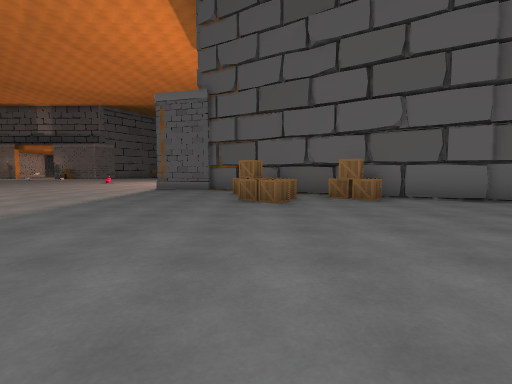
View 1 (above)

24 first-person views from a walk through a scene from a Unity 3-D project. The camera is 1.2 m above the floor, tilts 4° down and sees 85° across. The floor is counted in squares, 2 m on a side. Each view is taken from the middle of a square. On the plan, view 1 faces up. The plan holds only what a view shows up to about 9 squares ahead; the rest is blank. The place goes on beyond the plan. The player character is not drawn. Some animated figures are left out. Some surface patterns are stand-ins.

View 2
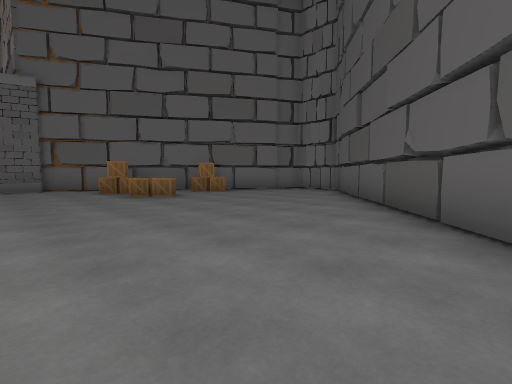

View 3
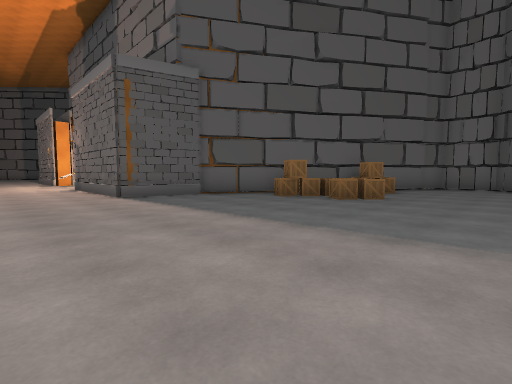

View 4
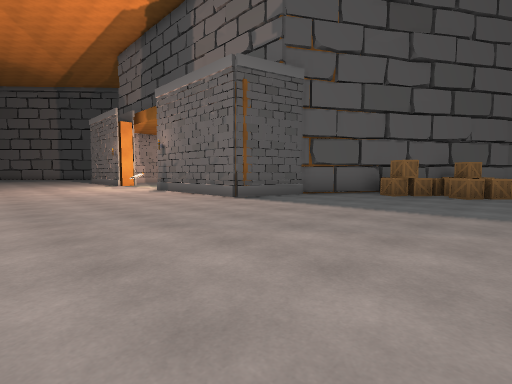

View 5
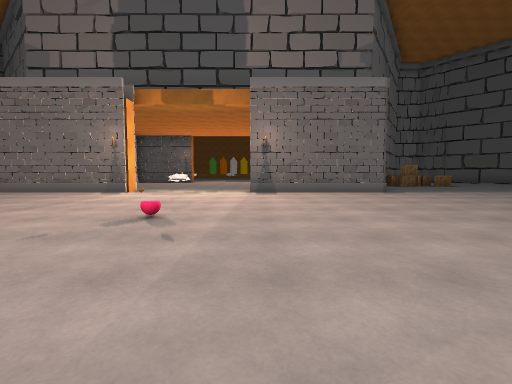

View 6
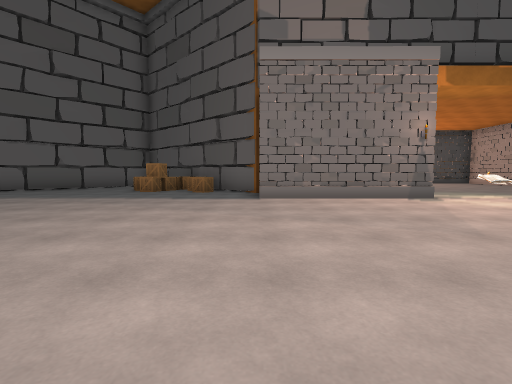

View 7
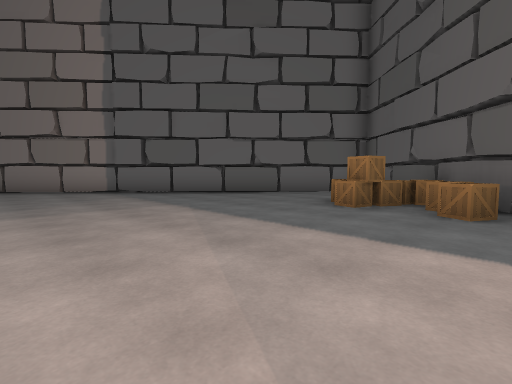

View 8
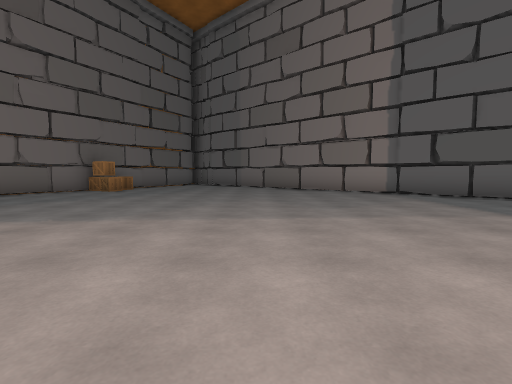

View 9
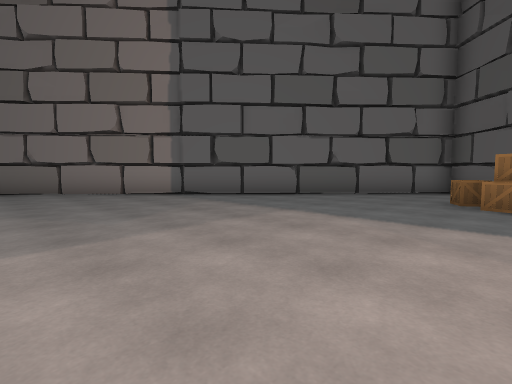

View 10
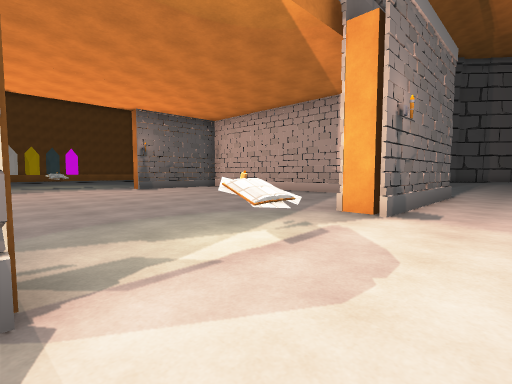

View 11
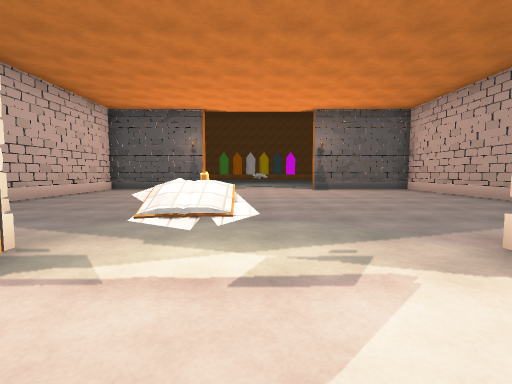

View 12
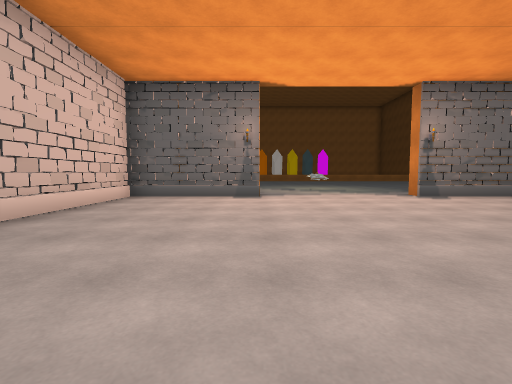

View 13
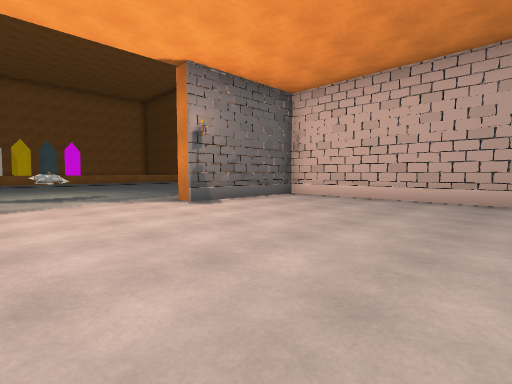

View 14
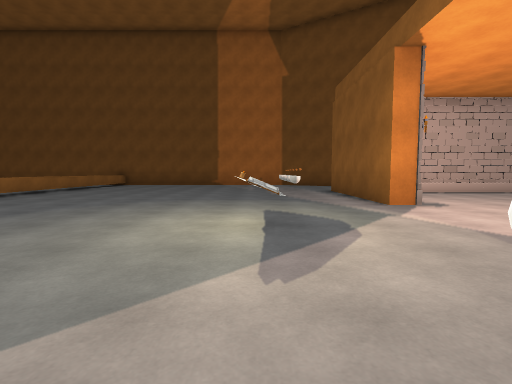

View 15
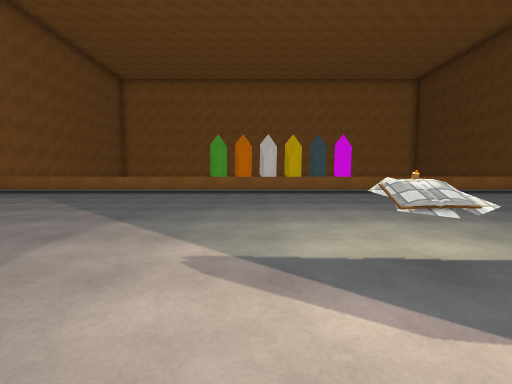

View 16
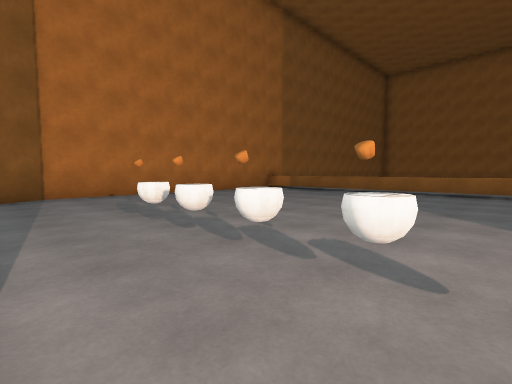

View 17
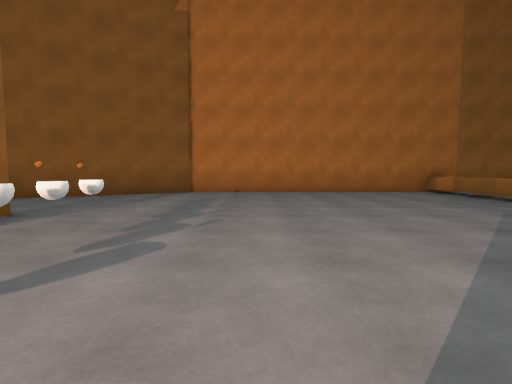

View 18
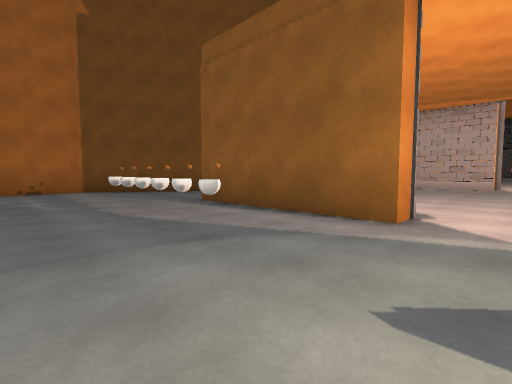

View 19
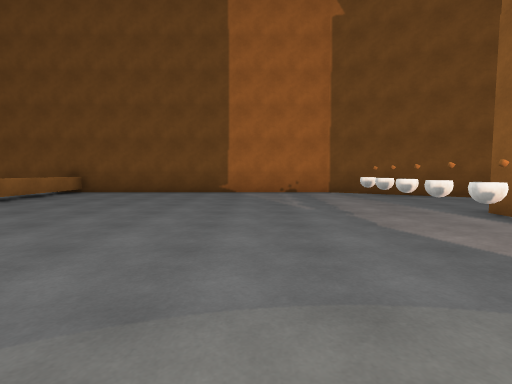

View 20
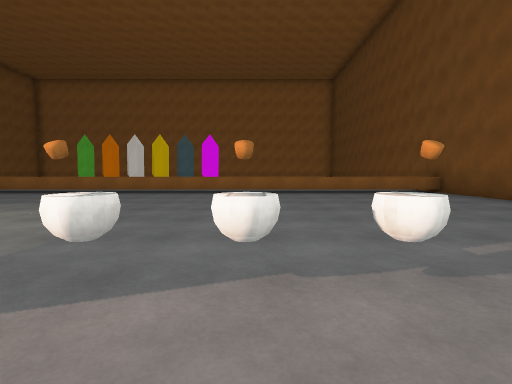

View 21
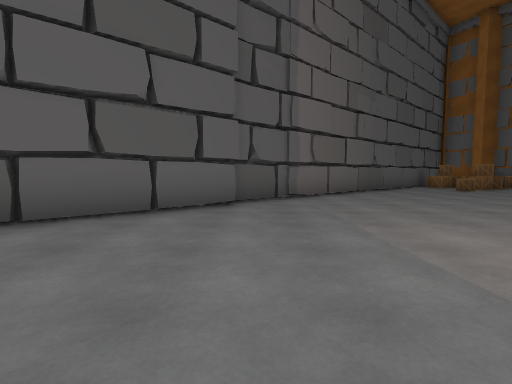

View 22
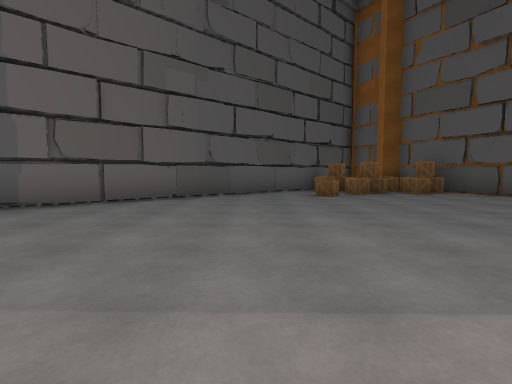

View 23
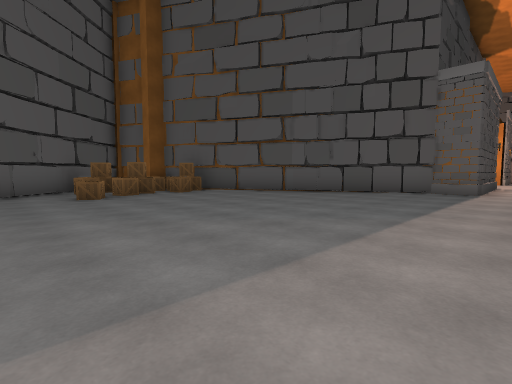

View 24
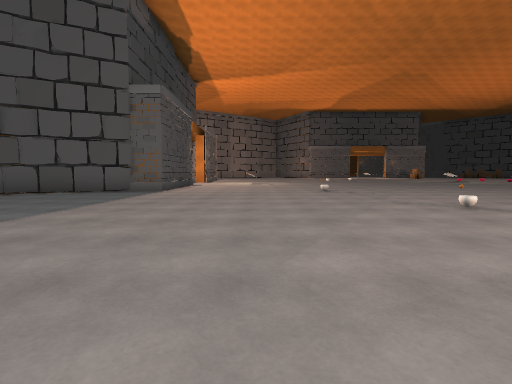

### Floor plan
Points are (right, up) in squares from view 1. A wall is a line through its corners. A room is listed if a view was taken in it or the views show most of it. See-through windows are left out.
Room 1 (views 1, 2, 3, 4, 5, 6, 7, 8, 9, 10, 11, 21, 22, 23, 24)
walls: (-3.1, 10) (-3.6, 10) (-3.6, 14); (-3.6, 17.9) (-3.6, 22); (-1.6, 9.6) (-3.6, 10.1); (-2, 22) (-1.4, 22.3); (-1.8, 22.1) (2.5, 26.7) (-5.1, 33.4); (-17.5, 0) (-16.1, 0) (-16.1, -1.3); (-16.1, -1) (-14.2, -4.6); (5.1, 5.5) (-1.7, 9.8); (-1.6, -2.3) (5.7, 4); (-13.5, -5.9) (-12.5, -7.7); (-12.6, 33.1) (-13.7, 31.2); (-8.5, -8.5) (-1.6, -2.5)
ways out: opening at (-3, 16) to room 2; opening at (4.5, 8.5) to room 2
objects: other object (-16, 5); box (-12, -7); other object (-12, 7); box (-12, 33); other object (-11, -8); other object (-10, -8); box (-10, -7); box (-9, -6); other object (-8, 15); box (-1, 24); box (-1, 25); box (-1, 26); box (0, 6); box (0, 7); box (0, 8); box (0, 24); box (0, 25); box (1, 7); box (2, 6); box (2, 7); box (3, 6)
Room 2 (views 12, 13, 14, 15, 16, 17, 18, 19, 20)
walls: (5, 17.9) (5, 21.2) (0.6, 21.2); (3.5, 7.5) (6.8, 5.5) (16.8, 5.5); (-1, 10.5) (5, 10.5) (5, 13.9) (5.5, 13.9) (5.5, 9.9); (-2.8, 17.9) (-3.6, 17.9); (-3.5, 13.9) (-2.9, 13.9); (-3.6, 14) (-2.8, 14); (17, 26.6) (7.1, 26.6) (3.3, 24.4)
low walls: (14.3, 5.5) (14.3, 26.6)
ways out: opening at (-3, 16) to room 1; opening at (4.5, 8.5) to room 1
objects: other object (-3, 16); other object (7, 9); other object (7, 10); other object (7, 11); other object (7, 12); other object (7, 18); other object (7, 20); other object (7, 21); other object (8, 16)

Where each view was taken, in squares from view 1:
view 1: 0 up, 0 right, facing up
view 2: 1 down, 3 left, facing up-right
view 3: 3 up, 6 left, facing up-right
view 4: 5 up, 8 left, facing up-right
view 5: 14 up, 12 left, facing right
view 6: 22 up, 10 left, facing right
view 7: 23 up, 6 left, facing up-right
view 8: 24 up, 7 left, facing up
view 9: 25 up, 7 left, facing up-right
view 10: 18 up, 5 left, facing down-right
view 11: 16 up, 5 left, facing right
view 12: 18 up, 2 left, facing right
view 13: 17 up, 0 right, facing down-right
view 14: 19 up, 8 right, facing down
view 15: 17 up, 6 right, facing right
view 16: 19 up, 6 right, facing up-right
view 17: 18 up, 9 right, facing up
view 18: 15 up, 9 right, facing down-left
view 19: 14 up, 9 right, facing down
view 20: 11 up, 6 right, facing right
view 21: 3 up, 2 left, facing down
view 22: 1 up, 7 left, facing down
view 23: 1 up, 7 left, facing down-left
view 24: 3 up, 7 left, facing left
